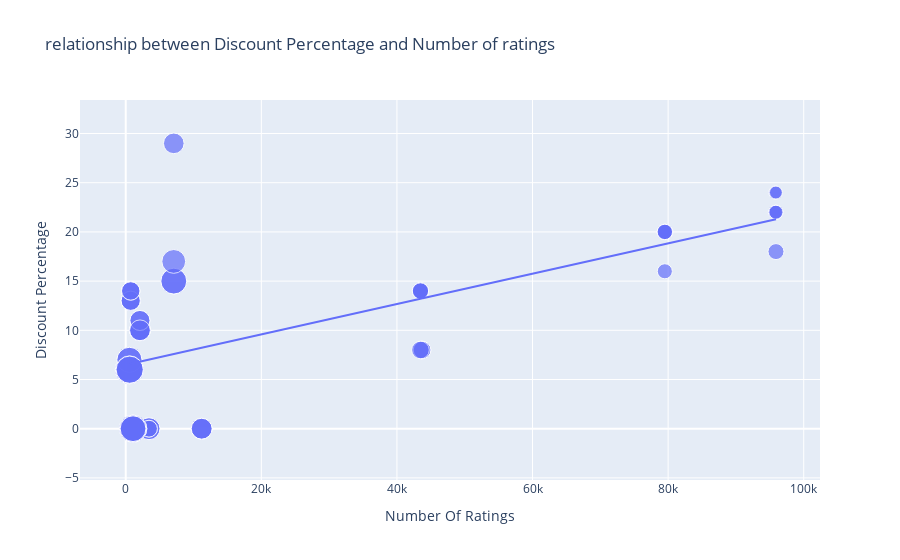

Notebook code cell kept with this figure:
### Markdown cell above
# Rlationship between the discount percentage and No. of ratings

### Code cell
figure= px.scatter(data_frame = data, x='Number Of Ratings',y= 'Discount Percentage', size= 'Sale Price', trendline='ols',
           title= 'relationship between Discount Percentage and Number of ratings')
figure.show()

### Figure 1 — Plotly figure (JSON) as saved in the notebook; plotly's stock layout.template omitted (floating-point values rounded to 4 significant figures)
{"data": [{"hovertemplate": "Number Of Ratings=%{x}<br>Discount Percentage=%{y}<br>Sale Price=%{marker.size}<extra></extra>", "legendgroup": "", "marker": {"color": "#636efa", "size": [49900, 84900, 84900, 77000, 77000, 49900, 49900, 77000, 89900, 41999, 39999, 41999, 41999, 41999, 131900, 117100, 131900, 117100, 74999, 117900, 117100, 117900, 99900, 44999, 140900, 130900, 64900, 120900, 59900, 75900, 110900, 130900, 120900, 64900, 64900, 75900, 75900, 120900, 59900, 120900, 75900, 140900, 70900, 70900, 75900, 59900, 110900, 120900, 130900, 130900, 54999, 54999, 29999, 34999, 34999, 34999, 54999, 29999, 46999, 46999, 46999, 46999], "sizemode": "area", "sizeref": 352.2, "symbol": "circle"}, "mode": "markers", "name": "", "orientation": "v", "showlegend": false, "type": "scatter", "x": [3431, 3431, 3431, 11202, 11202, 3431, 3431, 11202, 1454, 79512, 79512, 79582, 79512, 79512, 1078, 1078, 1078, 1078, 7088, 7088, 1078, 7088, 7081, 95909, 542, 580, 740, 545, 740, 2101, 545, 580, 580, 730, 730, 2101, 2101, 580, 740, 580, 2092, 545, 2101, 2092, 2101, 740, 545, 580, 580, 580, 43707, 43707, 95807, 95909, 95807, 95909, 43470, 95909, 43470, 43470, 43470, 43470], "xaxis": "x", "y": [0, 0, 0, 0, 0, 0, 0, 0, 0, 20, 16, 20, 20, 20, 0, 0, 0, 0, 29, 15, 0, 15, 17, 18, 6, 6, 13, 6, 14, 10, 7, 6, 6, 13, 13, 10, 10, 6, 14, 6, 10, 6, 11, 11, 10, 14, 7, 6, 6, 6, 8, 8, 24, 22, 22, 22, 8, 24, 14, 14, 14, 14], "yaxis": "y"}, {"hovertemplate": "<b>OLS trendline</b><br>Discount Percentage = 0.000154292 * Number Of Ratings + 6.49233<br>R<sup>2</sup>=0.468988<br><br>Number Of Ratings=%{x}<br>Discount Percentage=%{y} <b>(trend)</b><extra></extra>", "legendgroup": "", "marker": {"color": "#636efa", "symbol": "circle"}, "mode": "lines", "name": "", "showlegend": false, "type": "scatter", "x": [542, 545, 545, 545, 545, 580, 580, 580, 580, 580, 580, 580, 580, 730, 730, 740, 740, 740, 740, 1078, 1078, 1078, 1078, 1078, 1454, 2092, 2092, 2101, 2101, 2101, 2101, 2101, 3431, 3431, 3431, 3431, 3431, 7081, 7088, 7088, 7088, 11202, 11202, 11202, 43470, 43470, 43470, 43470, 43470, 43707, 43707, 79512, 79512, 79512, 79512, 79582, 95807, 95807, 95909, 95909, 95909, 95909], "xaxis": "x", "y": [6.576, 6.576, 6.576, 6.576, 6.576, 6.582, 6.582, 6.582, 6.582, 6.582, 6.582, 6.582, 6.582, 6.605, 6.605, 6.607, 6.607, 6.607, 6.607, 6.659, 6.659, 6.659, 6.659, 6.659, 6.717, 6.815, 6.815, 6.816, 6.816, 6.816, 6.816, 6.816, 7.022, 7.022, 7.022, 7.022, 7.022, 7.585, 7.586, 7.586, 7.586, 8.221, 8.221, 8.221, 13.2, 13.2, 13.2, 13.2, 13.2, 13.24, 13.24, 18.76, 18.76, 18.76, 18.76, 18.77, 21.27, 21.27, 21.29, 21.29, 21.29, 21.29], "yaxis": "y"}], "layout": {"autosize": true, "legend": {"itemsizing": "constant", "tracegroupgap": 0}, "title": {"text": "relationship between Discount Percentage and Number of ratings"}, "xaxis": {"anchor": "y", "autorange": false, "domain": [0, 1], "range": [-6745.0, 102400.0], "title": {"text": "Number Of Ratings"}, "type": "linear"}, "yaxis": {"anchor": "x", "autorange": false, "domain": [0, 1], "range": [-5.213, 33.41], "title": {"text": "Discount Percentage"}, "type": "linear"}}}
